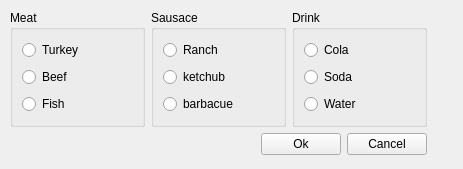
<?xml version="1.0" encoding="UTF-8"?>
<ui version="4.0">
 <class>MainWindow</class>
 <widget class="QMainWindow" name="MainWindow">
  <property name="geometry">
   <rect>
    <x>0</x>
    <y>0</y>
    <width>463</width>
    <height>169</height>
   </rect>
  </property>
  <property name="windowTitle">
   <string>MainWindow</string>
  </property>
  <widget class="QWidget" name="centralwidget">
   <widget class="QWidget" name="">
    <property name="geometry">
     <rect>
      <x>10</x>
      <y>10</y>
      <width>417</width>
      <height>145</height>
     </rect>
    </property>
    <layout class="QVBoxLayout" name="verticalLayout_4">
     <item>
      <layout class="QHBoxLayout" name="horizontalLayout">
       <item>
        <widget class="QGroupBox" name="groupBox_3">
         <property name="title">
          <string>Meat</string>
         </property>
         <layout class="QVBoxLayout" name="verticalLayout_3">
          <item>
           <widget class="QRadioButton" name="radioButton_7">
            <property name="text">
             <string>Turkey</string>
            </property>
           </widget>
          </item>
          <item>
           <widget class="QRadioButton" name="radioButton_8">
            <property name="text">
             <string>Beef</string>
            </property>
           </widget>
          </item>
          <item>
           <widget class="QRadioButton" name="radioButton_9">
            <property name="text">
             <string>Fish</string>
            </property>
           </widget>
          </item>
         </layout>
        </widget>
       </item>
       <item>
        <widget class="QGroupBox" name="groupBox_2">
         <property name="title">
          <string>Sausace</string>
         </property>
         <layout class="QVBoxLayout" name="verticalLayout_2">
          <item>
           <widget class="QRadioButton" name="radioButton_4">
            <property name="text">
             <string>Ranch</string>
            </property>
           </widget>
          </item>
          <item>
           <widget class="QRadioButton" name="radioButton_6">
            <property name="text">
             <string>ketchub</string>
            </property>
           </widget>
          </item>
          <item>
           <widget class="QRadioButton" name="radioButton_5">
            <property name="text">
             <string>barbacue</string>
            </property>
           </widget>
          </item>
         </layout>
        </widget>
       </item>
       <item>
        <widget class="QGroupBox" name="groupBox">
         <property name="title">
          <string>Drink</string>
         </property>
         <layout class="QVBoxLayout" name="verticalLayout">
          <item>
           <widget class="QRadioButton" name="radioButton">
            <property name="text">
             <string>Cola</string>
            </property>
           </widget>
          </item>
          <item>
           <widget class="QRadioButton" name="radioButton_3">
            <property name="text">
             <string>Soda</string>
            </property>
           </widget>
          </item>
          <item>
           <widget class="QRadioButton" name="radioButton_2">
            <property name="text">
             <string>Water</string>
            </property>
           </widget>
          </item>
         </layout>
        </widget>
       </item>
      </layout>
     </item>
     <item>
      <layout class="QHBoxLayout" name="horizontalLayout_2">
       <item>
        <spacer name="horizontalSpacer">
         <property name="orientation">
          <enum>Qt::Horizontal</enum>
         </property>
         <property name="sizeHint" stdset="0">
          <size>
           <width>40</width>
           <height>20</height>
          </size>
         </property>
        </spacer>
       </item>
       <item>
        <widget class="QPushButton" name="pushButton_2">
         <property name="text">
          <string>Ok</string>
         </property>
        </widget>
       </item>
       <item>
        <widget class="QPushButton" name="pushButton">
         <property name="text">
          <string>Cancel</string>
         </property>
        </widget>
       </item>
      </layout>
     </item>
    </layout>
   </widget>
  </widget>
 </widget>
 <resources/>
 <connections/>
</ui>
